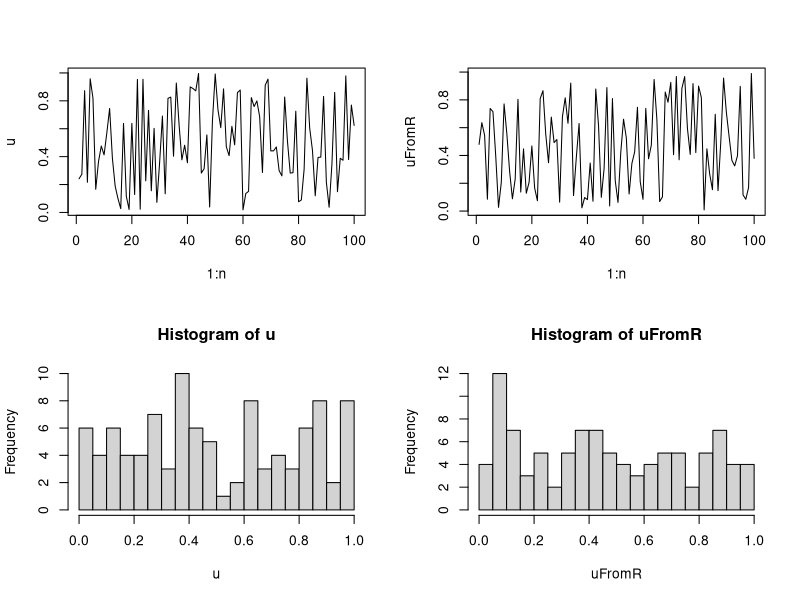

This chart was generated by the following R code: (Note: this script raises an error after producing the figure.)
################################################################
### Demo code for Unit 9 of Stat243, "Simulation"
### Chris Paciorek, October 2021
################################################################

#########################################
# 4: Random number generation
#########################################

### 4.1 Generating random uniforms on a computer

## @knitr linear-cong

n <- 100
a <- 171
m <- 30269
u <- rep(NA, n) 
u[1] <- 7306 
for(i in 2:n)
  u[i] <- (a * u[i-1]) %% m 
u <- u/m
uFromR <- runif(n) 
par(mfrow = c(2,2)) 
plot(1:n, u, type = 'l') 
plot(1:n, uFromR, type = 'l') 
hist(u, nclass = 25) 
hist(uFromR, nclass = 25)

## @knitr Wichmann

RNGkind("Wichmann-Hill")
set.seed(1)
saveSeed <- .Random.seed
uFromR <- runif(10)
a <- c(171, 172, 170)
m <- c(30269, 30307, 30323)
xyz <- matrix(NA, nr = 10, nc = 3)
xyz[1, ] <- (a * saveSeed[2:4]) %% m
for( i in 2:10)
	xyz[i, ] <- (a * xyz[i-1, ]) %% m
for(i in 1:10)
	print(c(uFromR[i],sum(xyz[i, ]/m)%%1))
## we should be able to recover the current value of the seed
xyz[10, ]
.Random.seed[2:4]

## @knitr blank

### 4.3 RNG in R 

## @knitr seed

set.seed(1)
rnorm(10)
set.seed(1)
rnorm(10)

## @knitr seed-save

set.seed(1)
rnorm(5)
savedSeed <- .Random.seed
tmp <- sample(1:50, 2000, replace = TRUE)
.Random.seed <- savedSeed
rnorm(5)

## @knitr seed-restore

f <- function(args) {
  oldseed <- .Random.seed
  ## other code 
  .Random.seed <<- oldseed # note global assignment!
}

## @knitr blank

###################################
# 5: Generating random variables
###################################

### 5.1 Multivariate distributions

## @knitr mvnorm

U <- chol(covMat)
crossprod(U, rnorm(nrow(covMat)))

## @knitr blank

### 5.3 Rejection sampling

## generating efficiently from a truncated normal

## suppose we want to generate from X ~ N(1, 2^2) I(x > 4)

mu <- 1; sd <- 2
tau <- 4 # truncation point
samps <- rnorm(10000, mu, sd)
samps <- samps[samps > tau]
length(samps)/10000  # around 640 of 10000
hist(samps)


tauStd <- (tau - mu)/sd  # put trunc. pt on standardized scale
lamStar <- (tauStd + sqrt(tauStd^2+4))/2 # rate of exponential
c <- (1/lamStar)*exp(lamStar^2/2 - lamStar*tauStd)/(sqrt(2*pi)*(1-pnorm(tauStd)))

y <- rexp(2000, rate = lamStar) + tauStd  # + tauStd does the shifting of the exponential
u <- runif(2000)
samps2 <- mu + sd * y[u <= exp(-(y-lamStar)^2/2)]  # mu + sd part reverses the standardization
length(samps2)/2000 # empirical acceptance rate
1/c  # theoretical acceptance rate

## plots here are done on the standardized scale for simplicity
par(mfrow = c(1,3))

## this shows f(x) and c*g(x) on the standardized scale
yvals <- seq(tauStd, 5, len = 100)
plot(yvals, c*dexp(yvals - tauStd, rate = lamStar), type = 'l')
lines(yvals, dnorm(yvals)/(1-pnorm(tauStd)), col = 'red')
legend('topright', lty=c(1,1), col=c('red','black'),
       legend = c('f(x)', 'c*g(x)'))
## exp is a nice envelope

yvals <- seq(5, 10, len = 100)
plot(yvals, c*dexp(yvals - tauStd, rate = lamStar), type = 'l')
lines(yvals, dnorm(yvals)/(1-pnorm(tauStd)), col = 'red')
## in tail, exp is much fatter than normal, but few proposals are in tail anyway

plot(y, u, pch = 16)
points(y[u <= exp(-(y-lamStar)^2/2)], u[u <= exp(-(y-lamStar)^2/2)], col = 'red', pch = 16)  # we accept red points and reject black

### 5.5 Importance sampling


## suppose we want to estimate P(X < -3) for a Cauchy (this is of interest in the case where we don't have the CDF in closed form)
## instead of drawing from a standard Cauchy, let's draw from a Cauchy shifted to be centered at -5

## write out the code below for a single estimate

m <- 1000 # number of samples for each estimator
## standard MC estimator
set.seed(1)
y <- rt(m, df = 1)
## samples for importance sampler
set.seed(1)
x <- rt(m, df = 1) - 5  # i.e sample from g(x) being a Cauchy centered at -5
f <- dt(x, df = 1)  # density of x under f
g <- dt(x + 5, df = 1)  # density of x under g (density of x under a Cauchy centered at -5 is the same as density of x+5 under Cauchy centered at 0)
w <- f/g  # weights

stdEst <- mean(y < (-3))
isEst <- mean((x < (-3))*w) # i.e. (1/m)*sum((x < (-3))*w)

## now let's do a small simulation study of the estimator

nSims <- 100

m <- 1000 # number of samples for each estimator

isEst <- stdEst <- varIS <- varStd <- rep(NA, nSims)
set.seed(1)
for(i in 1:nSims){  # a small simulation study of the approach with m = 1000
  ## note this could be done w/out looping if I were trying to be efficient

  ## samples for MC estimator

  y <- rt(m, df = 1)

  ## samples for importance sampler
  set.seed(1)
  x <- rt(m, df = 1) - 5  # i.e sample from g(x) being a Cauchy centered at -5
  f <- dt(x, df = 1)  # density of x under f
  g <- dt(x + 5, df = 1)  # density of x under g (density of x under a Cauchy centered at -5 is the same as density of x+5 under Cauchy centered at 0)
  w <- f/g  # weights
  
  isEst[i] <- mean((x < (-3))*w)
  stdEst[i] <- mean(y < (-3))
}

mean((isEst - pt(-3, df = 1))^2)  # variance of IS estimator based on entire sim study
mean((stdEst - pt(-3, df = 1))^2)  # variance of standard MC estimator based on entire sim study
## order of magnitude gain in efficiency



############################################
# 4: Design of simulation studies
############################################

# 4.2 Overview

## @knitr tvsnormal

devs <- rnorm(100)
tdevs <- qt(pnorm(devs), df = 1)
plot(devs, tdevs)
abline(0,1)

## @knitr blank

##############################################
# 5: Implementation of simulation studies
##############################################

## @knitr expand.grid

require(fields)
thetaLevels <- c("low", "med", "hi")
n <- c(10, 100, 1000)
tVsNorm <- c("t", "norm")
levels <- expand.grid(thetaLevels, tVsNorm, n)
## example of replicate() -- generate m sets correlated normals
set.seed(1)
genFun <- function(n, theta = 1){
	u <- rnorm(n)
	x <- runif(n)
	Cov <- exp(-rdist(x)/theta)
	U <- chol(Cov)
	return(cbind(x,crossprod(U, u)))
}
m <- 20
simData <- replicate(m, genFun(100, 1))
dim(simData) # 100 observations by {x, y} values by 20 replicates
